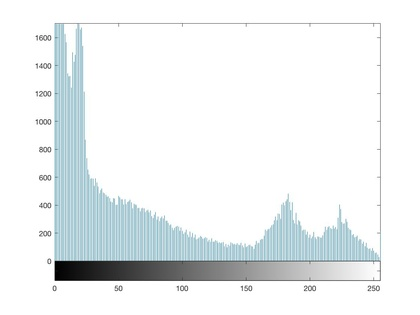
%> input picture HW2/P1/P1-bridge-Vhist.jpg, 420 x 315 px, shrunk from 1120 x 840 before the run
$ octave --eval "result = myhisteq(imread('P1-bridge-Vhist.jpg'));"   (GNU Octave 9; MATLAB toolbox functions it lacks are replaced by stand-ins)
%> lines starting %> are read from the running program, lines starting %| are printed output that depends on the picture
function [output_image]  = myhisteq( input_image )
%implement in MATLAB a function that performs histogram equalization by
 %(1) converting an input color image from RGB to HSV color space
 %(using rgb2hsv which creates a double image),
 input_image = rgb2hsv(input_image);
%> input_image: size 315x420x3 double; mean H, S, V 0.102, 0.0248, 0.95
 %(2) computing the histogram and cumulative histogram of the V (luminance)
 %image only,
 V = im2uint8(input_image(:,:,3));
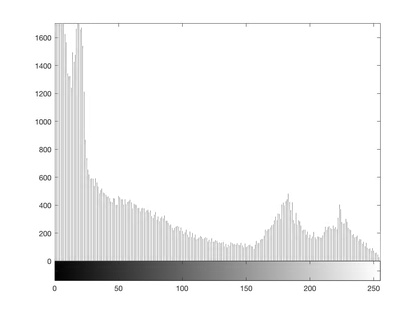
%> V: size 315x420 uint8; min 0, max 255, mean 242.3
 [Hist,val] = imhist(V);
%> Hist = 256 values, max 101284 at index 256, min 9 at index 2, mean 516.8; val = 256 values from 0 to 255
 CumHist = cumsum(Hist);
%> CumHist = 256 values from 14 to 132300
 figure; imhist(V);
%> after `imhist(V)`:
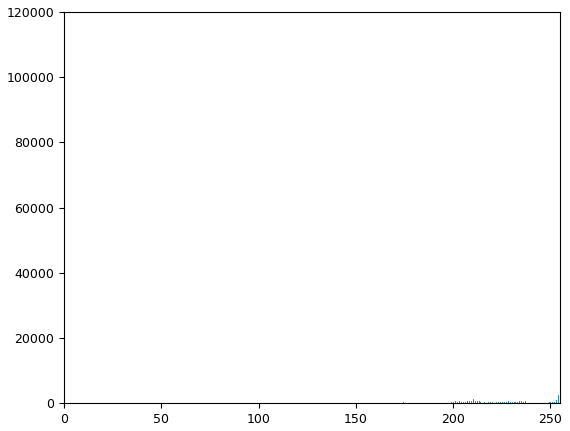
%> figure redrawn from the program's plot data; highest point at x = 255, y = 101284
 %(3) transforming the intensity values in V to occupy the full range
 %0..255 in a new image W so that the histogram of W is roughly ?flat,? and
 [rows,cols] = size(V);
%> rows = 315; cols = 420
 tot_Pixel = rows * cols;
%> tot_Pixel = 132300
 W = zeros(size(V,1), size(V,2));
 for i=1:rows
    for j=1:cols
        W(i,j) = max(0,(256/tot_Pixel)*CumHist(V(i,j)+1));
    end
 end
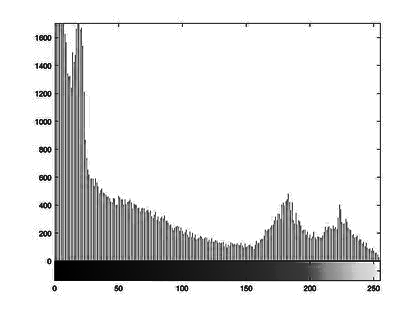
%> W: size 315x420 double; min 0.0271, max 60.02, mean 53.1; drawn with min black and max white
W1 = uint8(W);
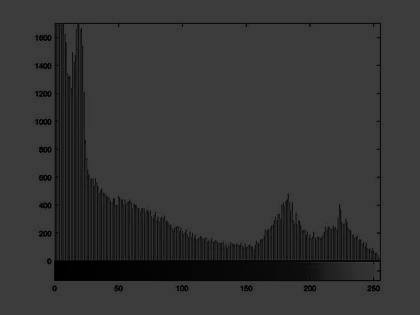
%> W1: size 315x420 uint8; min 0, max 60, mean 53.1
figure; imhist(W1);
 %(4) combining the original H and S channels with the W image tocreate a
 %new color image, which is then converted to an RGB color output image
 %(using hsv2rgb).
 input_image = im2uint8(input_image);
%> input_image: size 315x420x3 uint8; mean H, S, V 26, 6.3, 242.3
 input_image(:,:,3) = W;
%> input_image: size 315x420x3 uint8; mean H, S, V 26, 6.3, 53.1
 input_image = im2double(input_image);
%> input_image: size 315x420x3 double; mean H, S, V 0.102, 0.0248, 0.208
 output_image = hsv2rgb(input_image);
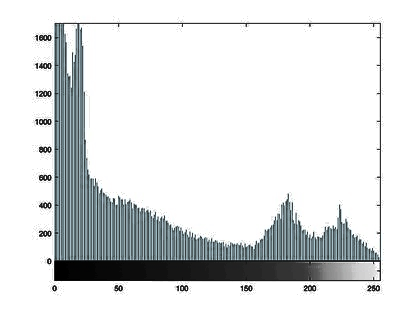
%> output_image: size 315x420x3 double; mean R, G, B 0.205, 0.208, 0.208; drawn with min black and max white
end
